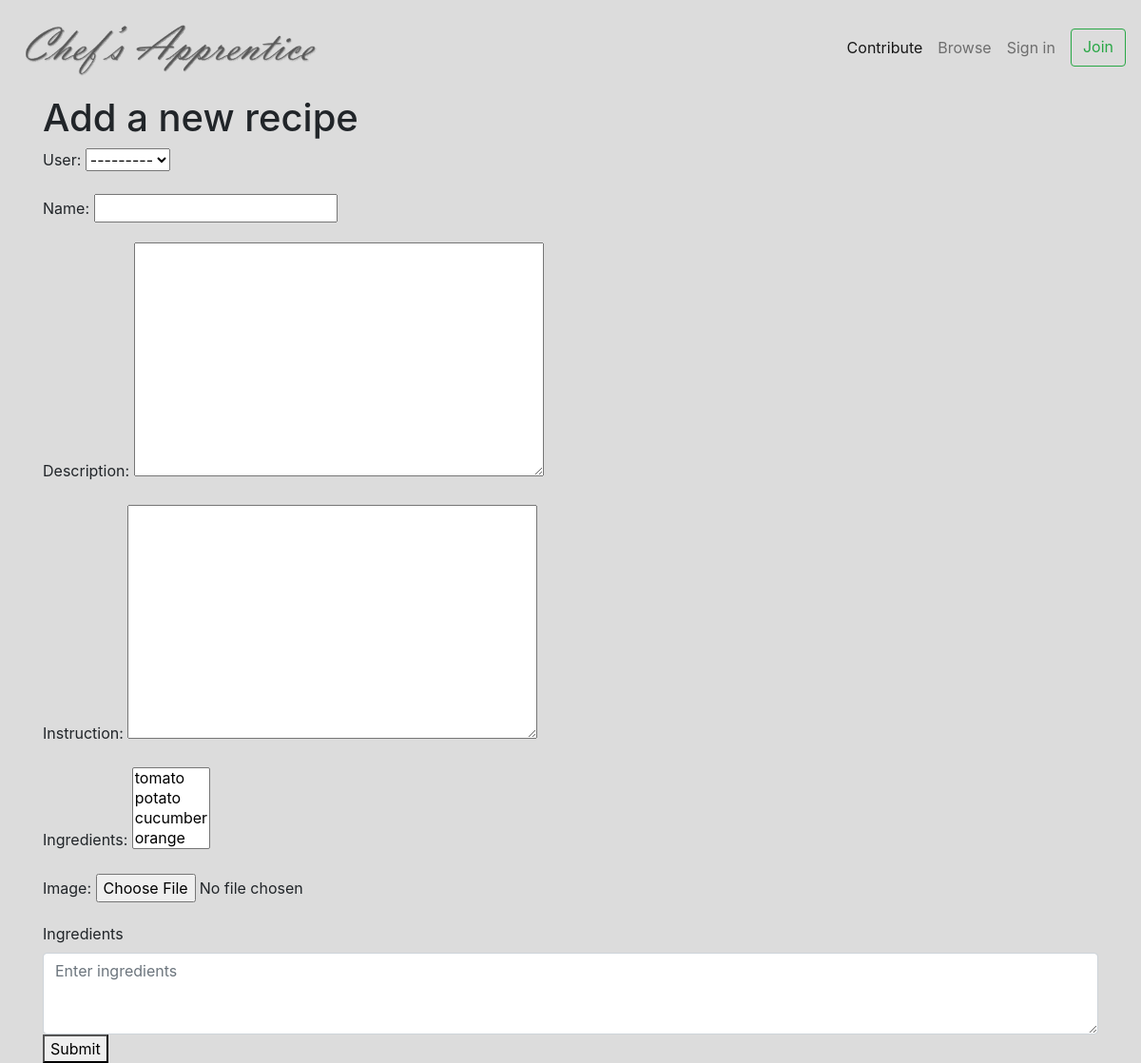
Page /add_recipe/ on the earlier database version.
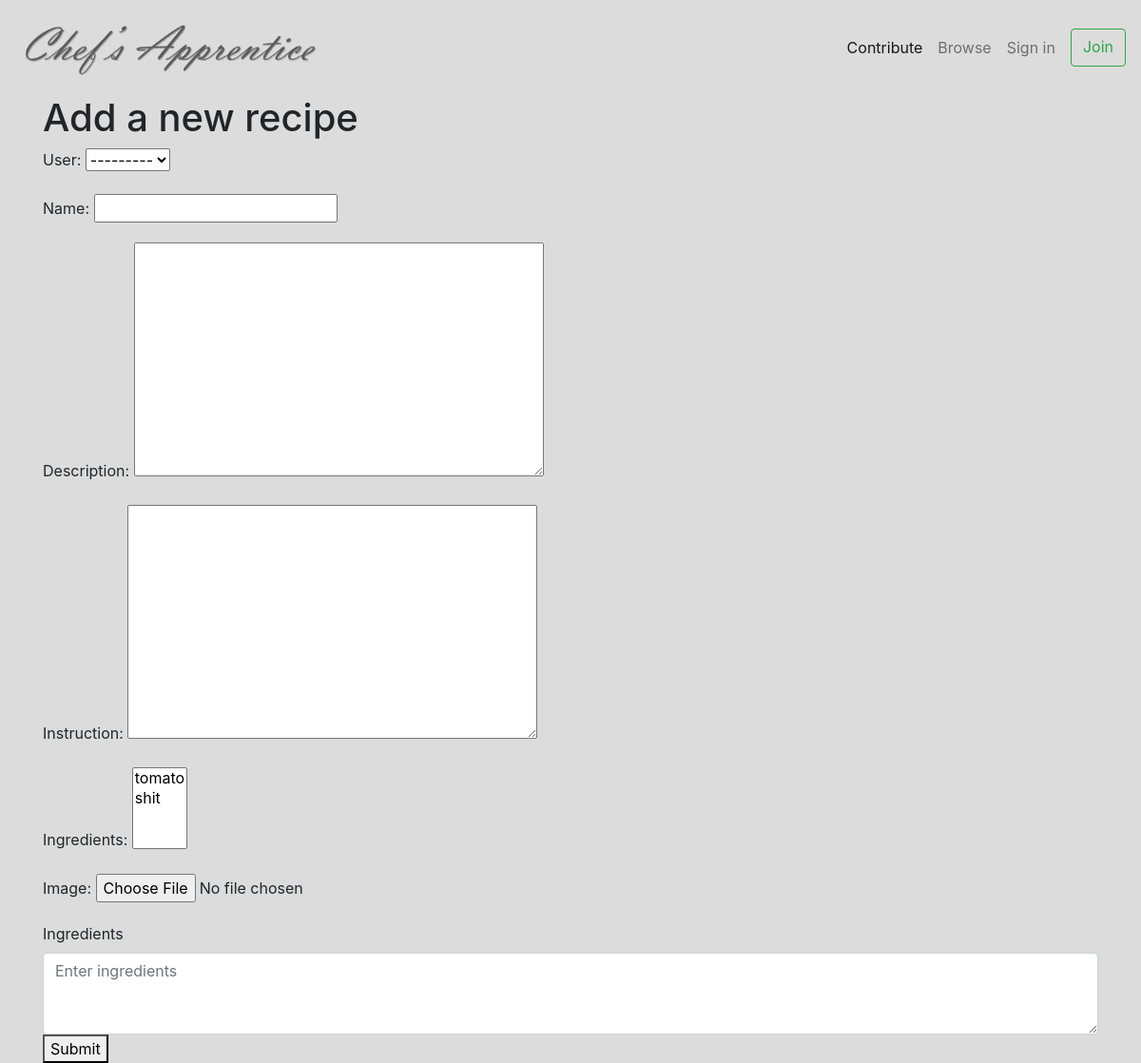
Same page on the later database version.
### recipe/models.py (models this page shows)
class Ingredient(models.Model):
    user = models.ForeignKey(
        User,
        on_delete=models.CASCADE,
        blank=True,
    )
    name = models.CharField(
        blank=False,
        max_length=100,
    )
    info = models.TextField(
        blank=False,
    )
    def __str__(self):
        return self.name

### recipe/views.py (the view, shortened to what this page needs)
# urls.py: path('add_recipe/', RecipeCreateView.as_view(), name='add-recipe')
class RecipeCreateView(CreateView):
    template_name = "recipe/add_recipe.html"
    model = Recipe
    fields = ['name', 'description', 'instruction', 'ingredients', 'image']
    def get(self, request):
        form = RecipeForm()
        return render(request, self.template_name, {'form': form})

### recipe/forms.py
class RecipeForm(forms.ModelForm):
    name = forms.CharField(max_length=100)
    description = forms.CharField(widget=forms.Textarea)
    instruction = forms.CharField(widget=forms.Textarea)
    ingredients = forms.ModelMultipleChoiceField(queryset=Ingredient.objects.all())
    class Meta:
        model = Recipe
        fields = ['user', 'name', 'description', 'instruction', 'ingredients', 'image']

### recipe/templates/recipe/add_recipe.html (shortened to what this page needs)
{% extends 'base.html' %}
{% load static %}
{% block content %}
<div class="container">
    <h1>Add a new recipe</h1>
    <form method="post" enctype="multipart/form-data">
        {{ form.as_p }}
        <div class="Ingredients">
    <label>Ingredients</label>
    <textarea class="form-control" id="ingredients" rows="3" placeholder="Enter ingredients"></textarea>
  </div>
        <button type="submit">Submit</button>
    </form>
</div>
{% endblock content %}

Differences in the rows shown:
changed Ingredient (number 1 of 2 on the later page): name "potato" → "shit" (drawn)
Other differences:
form field ingredients: "tomato / potato / cucumber / orange" → "tomato / shit"
